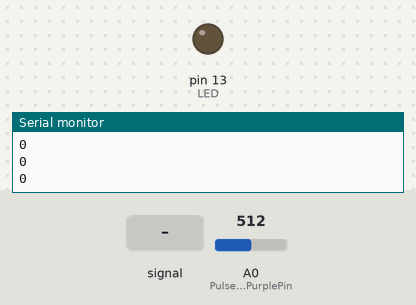
The sketch below on a simulated Arduino Uno, built with avr-gcc and run on an emulated ATmega328P. Parts: output pins drawn as LEDs (lit = HIGH), the last lines printed to the serial monitor. Dashed ring = blinking. The inputs (shaded band) are chosen by the test bench; at power-on: A0 (PulseSensorPurplePin) = 512.

Above: at 1.2 s.
1.3 s: A0 (PulseSensorPurplePin) fed a 200 Hz sine of ±81 counts around its level
At 2.13 s:
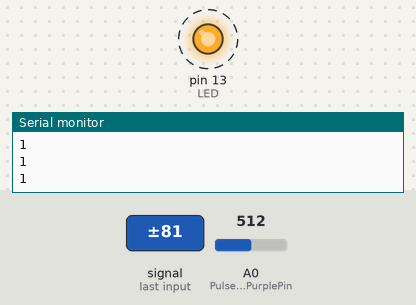
4.3 s: A0 (PulseSensorPurplePin) set to 590
5.8 s: A0 (PulseSensorPurplePin) set to 570
At 6.7 s:
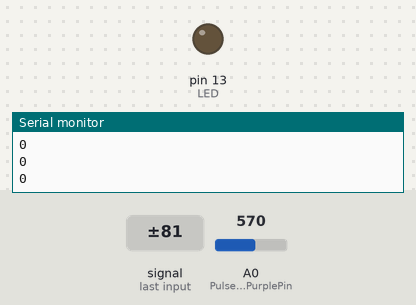
7.3 s: A0 (PulseSensorPurplePin) set to 716
At 7.7 s:
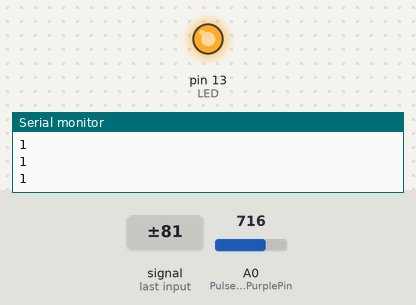
Timing chart, 0 to 9.8 s (numbered marks = the images above; inputs shaded):
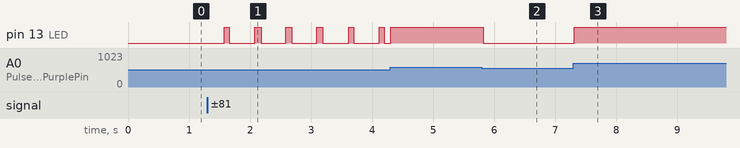

The sketch:

hr1.ino
```cpp
/*  PulseSensor Starter Project and Signal Tester
 *  The Best Way to Get Started  With, or See the Raw Signal of, your PulseSensor.com™ & Arduino.
 *
 *  Here is a link to the tutorial
 *  https://pulsesensor.com/pages/code-and-guide
 *
 *  WATCH ME (Tutorial Video):
 *  https://www.youtube.com/watch?v=RbB8NSRa5X4
 *
 *
-------------------------------------------------------------
1) This shows a live human Heartbeat Pulse.
2) Live visualization in Arduino's Cool "Serial Plotter".
3) Blink an LED on each Heartbeat.
4) This is the direct Pulse Sensor's Signal.
5) A great first-step in troubleshooting your circuit and connections.
6) "Human-readable" code that is newbie friendly."

*/


//  Variables
int PulseSensorPurplePin = 0;        // Pulse Sensor PURPLE WIRE connected to ANALOG PIN 0
int LED = LED_BUILTIN;   //  The on-board Arduion LED


int Signal;                // holds the incoming raw data. Signal value can range from 0-1024
int Threshold = 580;       // Determine which Signal to "count as a beat", and which to ingore.


// The SetUp Function:
void setup() {
  pinMode(LED,OUTPUT);         // pin that will blink to your heartbeat!
   Serial.begin(115200);       // Set's up Serial Communication at certain speed.

}

// The Main Loop Function
void loop() {

  Signal = analogRead(PulseSensorPurplePin);  // Read the PulseSensor's value.
                                              // Assign this value to the "Signal" variable.

   if(Signal > Threshold){
     Serial.println(1);                      // If the signal is above "550", then "turn-on" Arduino's on-Board LED.
     digitalWrite(LED,HIGH);
   } else {
         Serial.println(0);                      // If the signal is above "550", then "turn-on" Arduino's on-Board LED.

     digitalWrite(LED,LOW);                //  Else, the sigal must be below "550", so "turn-off" this LED.
   }


delay(20);


}
```

Measured:
- after the input at 1.3 s, pin 13 (LED): alternates HIGH for 0.09 s and LOW for 0.42 s, starting after 0.28 s
- after the input at 5.8 s, pin 13 (LED): HIGH → LOW at once
- after the input at 7.3 s, pin 13 (LED): LOW → HIGH at once
